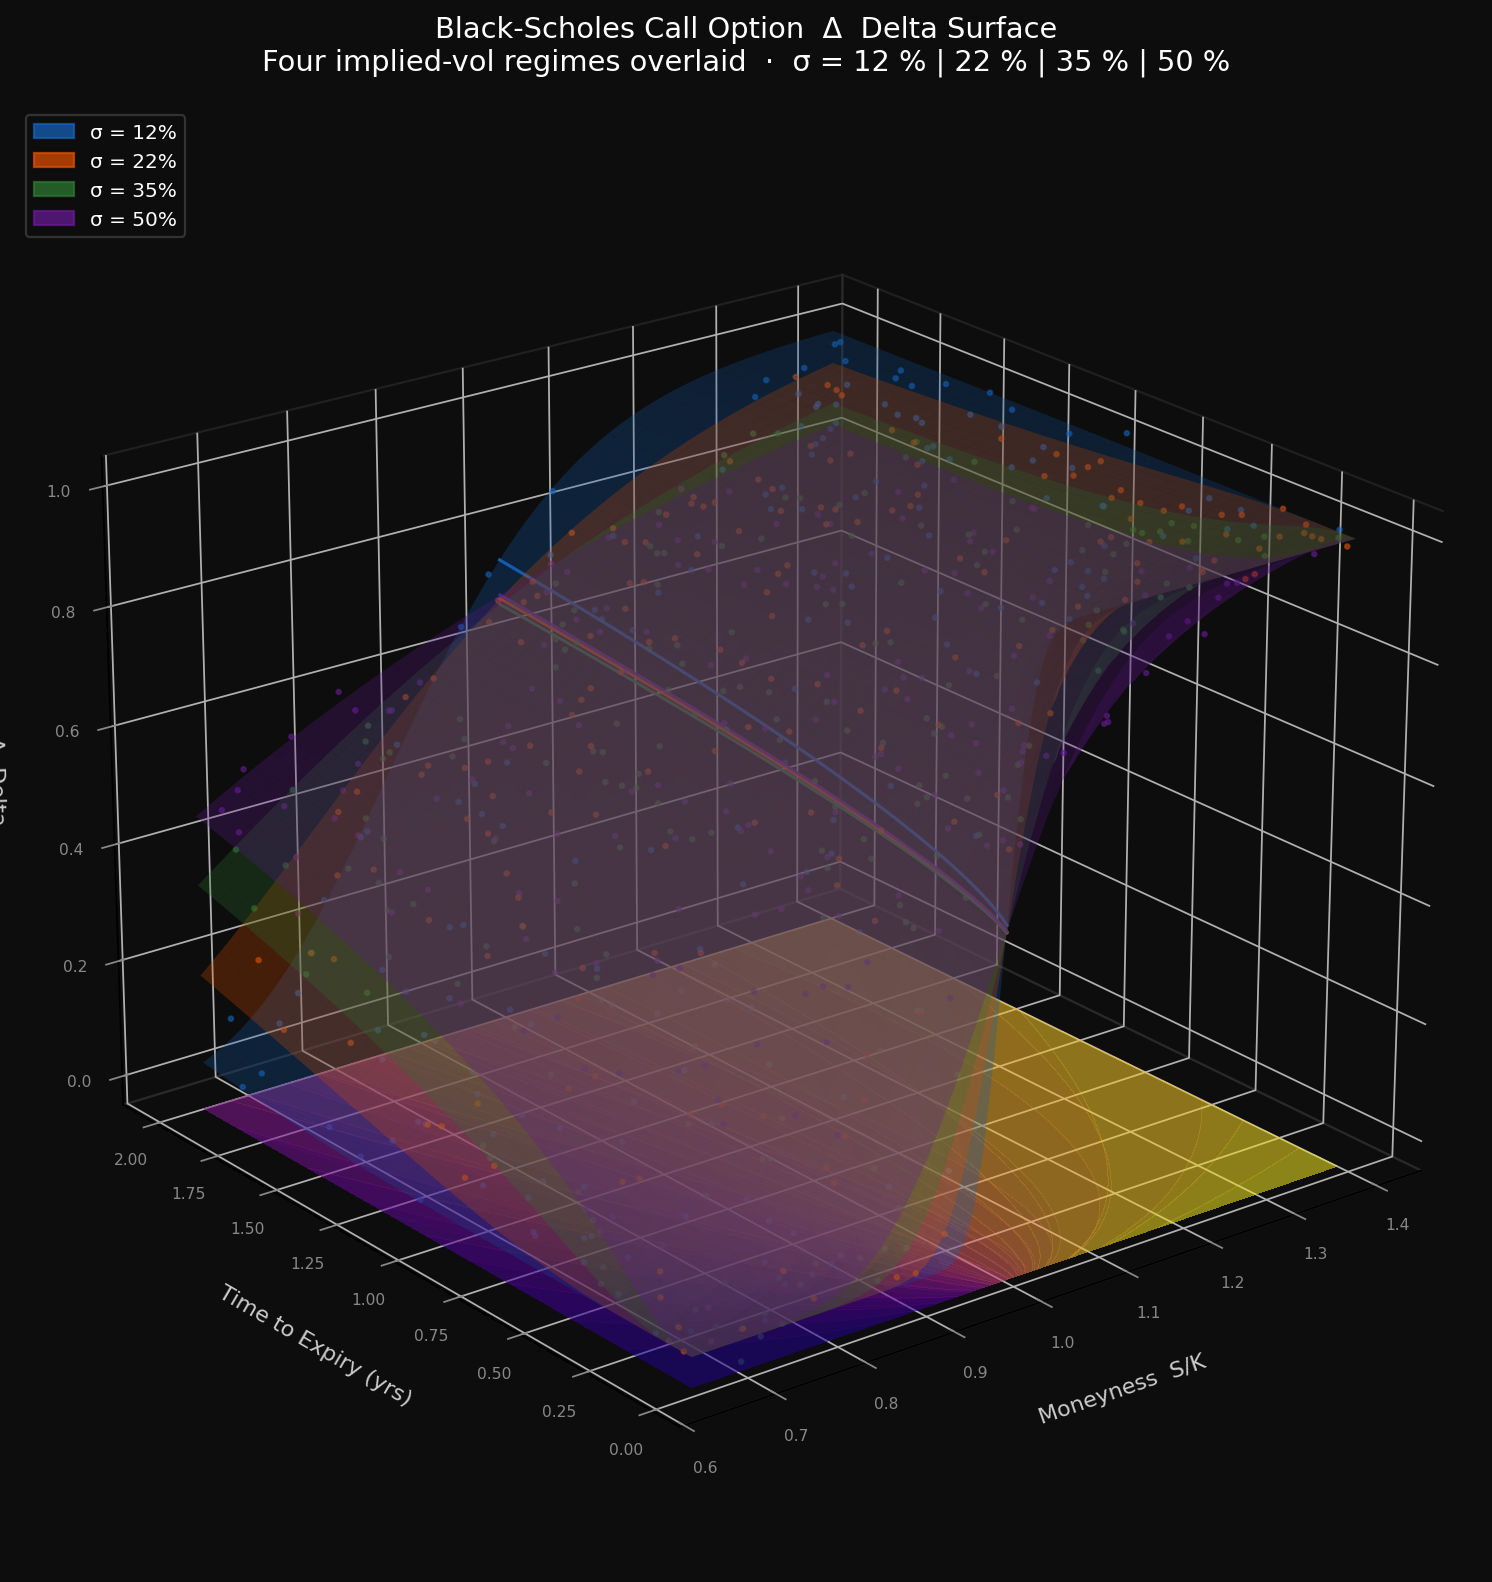

Reproduce this figure in Python.
import numpy as np
import matplotlib.pyplot as plt
from mpl_toolkits.mplot3d import Axes3D
from scipy.stats import norm

def bs_delta_call(S_over_K, T, r, sigma):
    if T <= 0:
        return 1.0 if S_over_K > 1 else 0.0
    d1 = (np.log(S_over_K) + (r + 0.5 * sigma**2) * T) / (sigma * np.sqrt(T))
    return norm.cdf(d1)

r = 0.05
moneyness = np.linspace(0.65, 1.40, 70)
T_vals    = np.linspace(0.04, 2.0,  70)
M, T      = np.meshgrid(moneyness, T_vals)

vols   = [0.12, 0.22, 0.35, 0.50]
colors = ['#1565C0', '#E65100', '#2E7D32', '#6A1B9A']
labels = [f'σ = {v:.0%}' for v in vols]

fig = plt.figure(figsize=(15, 10), facecolor='#0d0d0d')
ax  = fig.add_subplot(111, projection='3d', facecolor='#0d0d0d')

surfaces = []
for vol, color in zip(vols, colors):
    Z = np.vectorize(lambda m, t: bs_delta_call(m, t, r, vol))(M, T)
    surf = ax.plot_surface(M, T, Z, color=color, alpha=0.28, linewidth=0, antialiased=True)
    surfaces.append(surf)
    # contour projected onto floor — adds noise
    ax.contourf(M, T, Z, zdir='z', offset=-0.05, levels=12,
                cmap=plt.cm.get_cmap('plasma'), alpha=0.18)

# Scatter gamma-peak ridge for each vol — hard to match to surface
for vol, color in zip(vols, colors):
    # ATM delta ridge across time
    t_line = np.linspace(0.04, 2.0, 120)
    d_line = [bs_delta_call(1.0, t, r, vol) for t in t_line]
    ax.plot([1.0]*len(t_line), t_line, d_line, color=color, lw=1.4, alpha=0.9)

# Scatter a dense cloud of sample points from all vols mixed together
rng = np.random.default_rng(42)
for vol, color in zip(vols, colors):
    sm = rng.choice(np.arange(M.size), 180, replace=False)
    mx = M.ravel()[sm]
    tx = T.ravel()[sm]
    zx = np.array([bs_delta_call(m, t, r, vol) for m, t in zip(mx, tx)])
    noise = rng.normal(0, 0.012, len(zx))
    ax.scatter(mx, tx, zx + noise, c=color, s=4, alpha=0.5, depthshade=True)

ax.set_xlabel('Moneyness  S/K', color='#cccccc', labelpad=12, fontsize=10)
ax.set_ylabel('Time to Expiry (yrs)', color='#cccccc', labelpad=12, fontsize=10)
ax.set_zlabel('Δ  Delta', color='#cccccc', labelpad=10, fontsize=10)
ax.set_zlim(-0.05, 1.05)

ax.tick_params(colors='#888888', labelsize=7)
for pane in [ax.xaxis.pane, ax.yaxis.pane, ax.zaxis.pane]:
    pane.fill = False
    pane.set_edgecolor('#333333')
ax.grid(True, color='#222222', linewidth=0.4)

ax.set_title(
    'Black-Scholes Call Option  Δ  Delta Surface\n'
    'Four implied-vol regimes overlaid  ·  σ = 12 % | 22 % | 35 % | 50 %',
    color='white', fontsize=13, pad=16
)

# Legend with proxy patches
import matplotlib.patches as mpatches
patches = [mpatches.Patch(color=c, label=l, alpha=0.7)
           for c, l in zip(colors, labels)]
ax.legend(handles=patches, loc='upper left', fontsize=9,
          framealpha=0.2, labelcolor='white', facecolor='#111111')

# Deliberately awkward viewing angle
ax.view_init(elev=22, azim=-128)

plt.tight_layout()
plt.savefig('delta_surface.png', dpi=160, bbox_inches='tight',
            facecolor='#0d0d0d')
print("Saved delta_surface.png")
